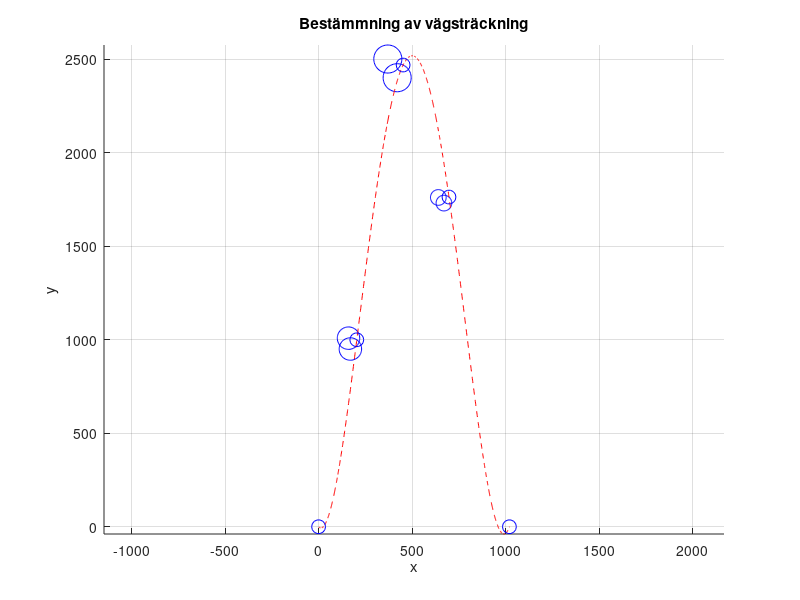

Source code (MATLAB):
%Given data för punkter och längder
A_coord = [170 950; 420 2400; 670 1730]; % (x_A, y_A) för P1, P2, P3
B_coord = [160 1008; 370 2500; 640 1760]; % (x_A, y_A) för P1, P2, P3
M = [A_coord, B_coord];
L_A_vect = [60; 75; 42]; % L_A för P1, P2, P3
L_B_vect = [45; 88; 57]; %L_B för P1, P2, P3
m = [L_A_vect, L_B_vect];

%finding a good starting guess
for i = 1:size(M, 1)
    %koordinater för denna iteration av punkt
    x_A = M(i, 1);
    y_A = M(i, 2);
    x_B = M(i, 3);
    y_B = M(i, 4);
    L_A = L_A_vect(i, 1);
    L_B = L_B_vect(i, 1);
    
    hold on;
    grid on;
    xlabel('x')
    ylabel('y')
    angle = linspace (0,2*pi,62.8);
    for j = linspace(1,3,2)
        % disp(m(i,1))
        % disp(m(i,2))
        % disp([num2str(M(i,j)),'och',num2str(M(i,j+1))])
        axis equal; 
        plot(m(i,1)*cos(angle)+M(i,j),m(i,1)*sin(angle)+M(i,j+1),'Color', 'b')
    end    
end
%GRAFISKT SES ATT:
start_gissn = [217 990; 437 2473; 681 1769];

%%
%redan räknat lösn av punkter så för att kolla e_n jämför jag "exakt" lösn
sol_exakt_list = [204.156642794528 999.328731516298; 346.552542575773 2415.18127128789; 696.957247632660 1762.20724763266];
%sparar lösn av punkter
sol_list = zeros(3,2);
% Newtons metod --------------------------------------
% itererar genom P1, P2, P3 genom att iterera genom raderna till M
for i = 1:size(M, 1)
    %koordinater för denna iteration av punkt
    x_A = M(i, 1);
    y_A = M(i, 2);
    x_B = M(i, 3);
    y_B = M(i, 4);
    L_A = L_A_vect(i, 1);
    L_B = L_B_vect(i, 1);
    %funkt. som måste definieras i for-loop för har olika konstanta värden för olika punkter 
    F1 = @(x_P, y_P, x_A, y_A, L_A) (x_P - x_A)^2 + (y_P - y_A)^2 - L_A^2;
    F2 = @(x_P, y_P, x_B, y_B, L_B) (x_P - x_B)^2 + (y_P - y_B)^2 - L_B^2;

    F = @(x_P, y_P) [F1(x_P, y_P, x_A, y_A, L_A); F2(x_P, y_P, x_B, y_B, L_B)]; 
    DF = @(x_P, y_P) [2*(x_P - x_A), 2*(y_P - y_A); 2*(x_P - x_B), 2*(y_P - y_B)];
    

    %parametrar
    tol = 1e-10; s = Inf; iter=0; maxiter=100;
    x_P = start_gissn(i,1);
    y_P = start_gissn(i,2);
    coord_vect=[x_P,y_P];
    iter = 0;
    s = Inf;
        %Själva Newtonuppdateringen
        while norm(s) >= tol&iter<maxiter
            iter = iter + 1; %räknar vilken iteration vi är på
            %beräknar andra term s i taylorutveckling
            s = -DF(x_P, y_P) \ F(x_P, y_P);
            x_P_ny = x_P + s(1);
            y_P_ny = y_P + s(2);
            coord_vect(iter+1,1) = x_P_ny;
            coord_vect(iter+1,2) = y_P_ny;
            %uppdaterar
            x_P = x_P_ny;
            y_P = y_P_ny;
            %disp(['x: e_n = ', num2str(x_P_ny - sol_exakt_list(i,1)) , ' , y: e_n = ',num2str(y_P_ny - sol_exakt_list(i,2))])
            %disp(['Iteration: ',num2str(iter),'. x: e_n = ',num2str(norm(s(1))),' och y: e_n = ',num2str(norm(s(2))),'.']) % likt diffx då norm(s(1))= norm(x_P_n+1 - x_P_n)
        end
        %Kod nedan behövs ej! Eftersom grafiskt valt startgissn är så P
        %alltid fås, kod här startgissar så Q sen P ges och väljer P.
        %sol(k, :) = [x_P, y_P]; % 2x2-matris med lösn Q och P som kolumner
        sol_list(i,:) = [x_P_ny, y_P_ny];
    % %disp(sol) %Printar lösn P och Q till punkt för iteration 
    % if sol(1,1) > sol(2,1) %Kollar för just högra skärning P
    % sol_right = sol(1,:); 
    % else 
    % sol_right = sol(2,:);
    % end

    disp(['Lösn av koordinat till punkt P', num2str(i), ': (',num2str(sol_list(i,1)),',',num2str(sol_list(i,2)),') .'])
    
end
%----------------------------------------------------------------------------
%kollar kravet för kvadratisk konvergens...
xbar=coord_vect(end,1);
ybar=coord_vect(end,2);
ev_x=abs(coord_vect(1:end-1,1)-xbar);
ev_y=abs(coord_vect(1:end-1,2)-ybar);
disp('===='); 
disp('x_bar och y_bar beskriver sista iteration i x och y.') 
disp('e_n=abs(x_n-xbar) och e_n=abs(y_n-ybar) för varje iteration:');
disp([ev_x(:),ev_y(:)]);

disp('===='); 
disp('Klicka vadsomhelst för att se kvadratisk konvergens'); 
pause;
disp('===='); 
disp(''); 
disp('x: e(n+1)/e(n)^2 och y: e(n+1)/e(n)^2');
Mv_x=ev_x(2:end,1)./ev_x(1:end-1,1).^2;
Mv_y=ev_y(2:end,1)./ev_y(1:end-1,1).^2;
disp([Mv_x(:), Mv_y(:)])
disp(['Kan se att värde M_x = ', num2str(Mv_x(end-1)),' och M_y = ',num2str(Mv_y(end-1)),' < oändlighet så kvadratisk konv.'])

%%
%POLYNOMISK MODELL
% i Ax=b med minstakvadratlösn c till A'Ac=A'b , y är  b
P1 = [0 0];
P5 = [1020 0];
x = [P1(1,1); sol_list(:,1); P5(1,1)]; %x-värde på punkter P
y = [P1(1,2); sol_list(:,2); P5(1,2)]; %y-värde på punkter P
xval = linspace(1,1020,1020);
% Vendermonde matris A:
A = [x.^0, x x.^2 x.^3 x.^4];
c_poly = A\y; %minstakvadratlösn
disp('Värden på polynomkoeff. är: ')
disp(['c_0 = ',num2str(c_poly(1)) ,'.'])
disp(['c_1 = ',num2str(c_poly(2)) ,'.'])
disp(['c_2 = ',num2str(c_poly(3)) ,'.'])
disp(['c_3 = ',num2str(c_poly(4)) ,'.'])
disp(['c_4 = ',num2str(c_poly(5)) ,'.'])
%(Måste stoppa in xval nedan i funktion istället för x, vill ha kontinuerlig funktion inte bara punkter)
f_poly=@(xval,c_poly) c_poly(1) + c_poly(2).*xval + c_poly(3)*xval.^2 + c_poly(4)*xval.^3 + c_poly(5)*xval.^4 ; 
plot(xval,f_poly(xval,c_poly),'--','Color', 'r')
hold on;
plot(x,y,'o', 'MarkerSize', 10, 'Color', 'b')
xlabel('x');
ylabel('y');
grid on;
title('Bestämmning av vägsträckning');